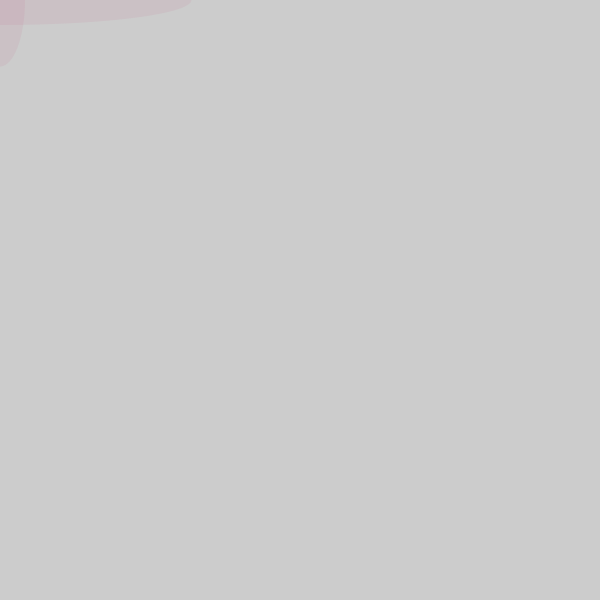
Frame 1 (no input)
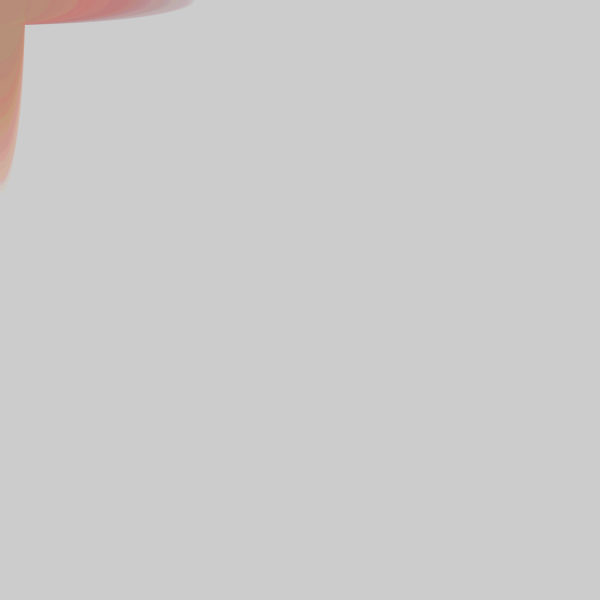
Frame 60 (the mouse pressed at the canvas centre just before this capture)
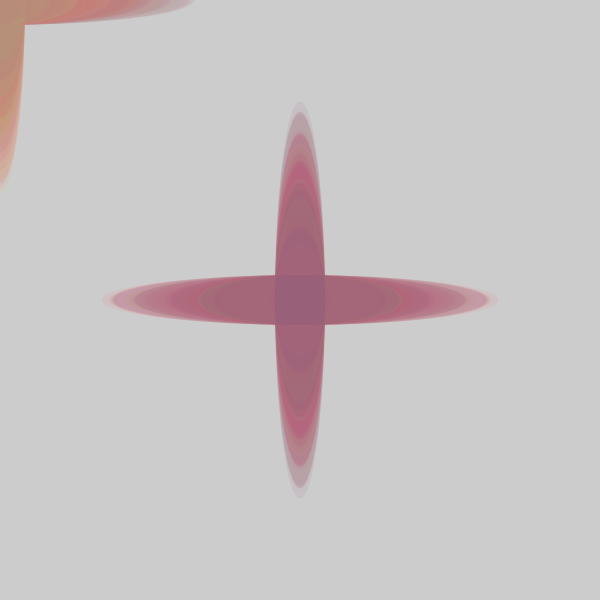
Frame 120 (the mouse held since frame 60 and released just before this capture)

The Processing sketch that drew these frames (run headless with seeded random() and noise(); from frame 60 on, the mouse is pressed at the canvas centre):

// Processing sketch: processing_134595
// ── processing_134595.pde


  void setup() {
    size(600,600);
  
  }
  
  void draw() {
  

  noStroke();
  
  fill( random(100,245),random(0,235),119,20);
  ellipse(mouseY, mouseY, random(50,400), 50);
  ellipse(mouseX, mouseX, 50, random(50,400));
  }
  
  
 
  
